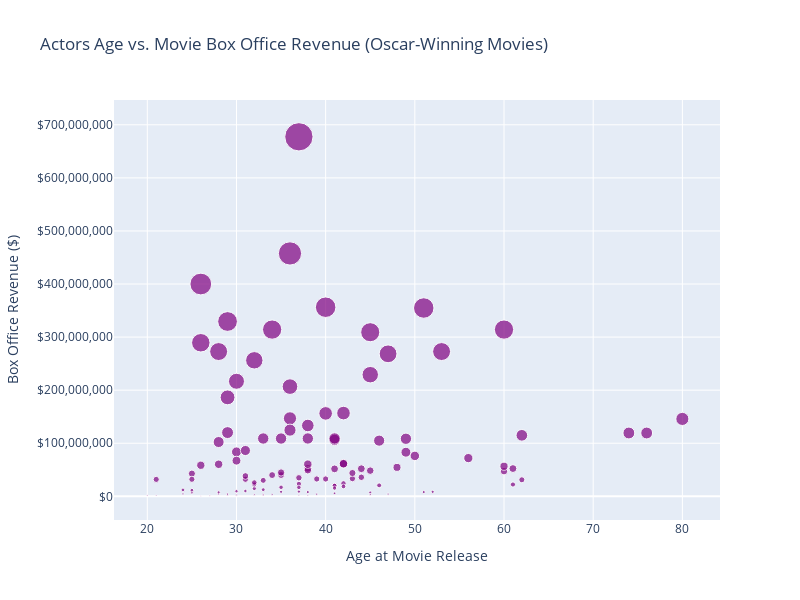

Notebook code cell kept with this figure:
### Code cell
scatter_data = oscar_act_info[['Actor age at movie release', 'Movie box office revenue']].dropna()


fig = px.scatter(
    scatter_data,
    x='Actor age at movie release',
    y='Movie box office revenue',
    title='Actors Age vs. Movie Box Office Revenue (Oscar-Winning Movies)',
    labels={
        'Actor age at movie release': 'Age at Movie Release',
        'Movie box office revenue': 'Box Office Revenue ($)'
    },
    size='Movie box office revenue',
    hover_data=['Actor age at movie release'],
    color_discrete_sequence=['purple']
)


fig.update_layout(
    xaxis=dict(title='Age at Movie Release'),
    yaxis=dict(title='Box Office Revenue ($)', tickformat='$,.0f'),
    width=800,  
    height=600  
)

fig.show()
